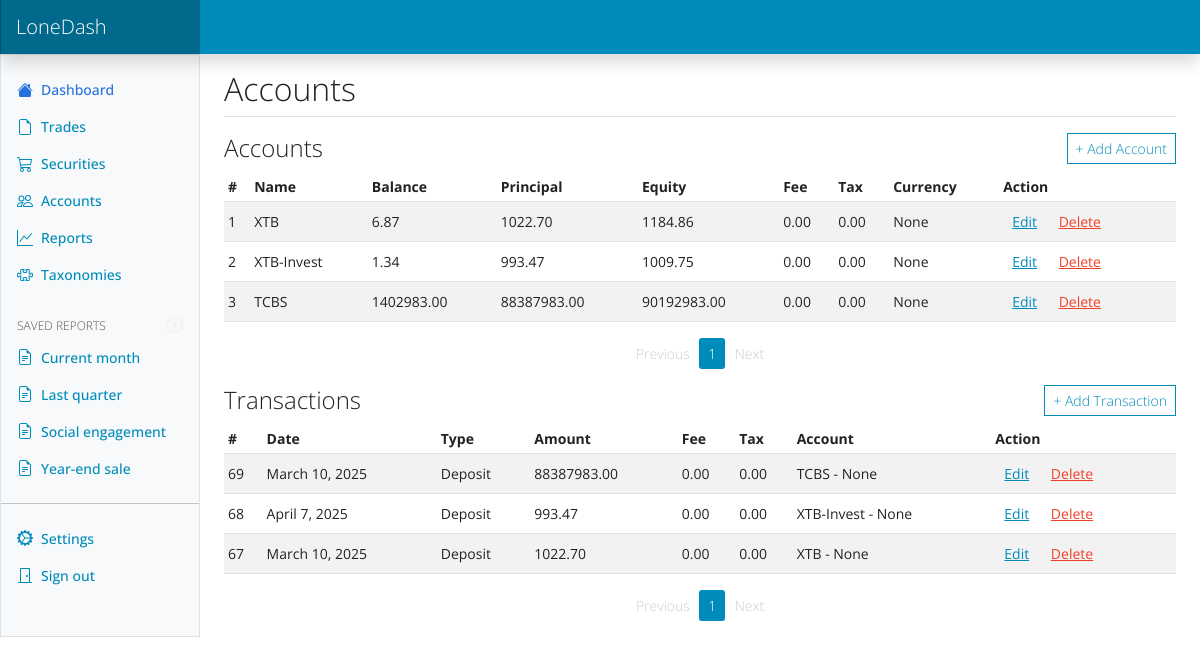
Before: /accounts/ (signed in) with the older database file.
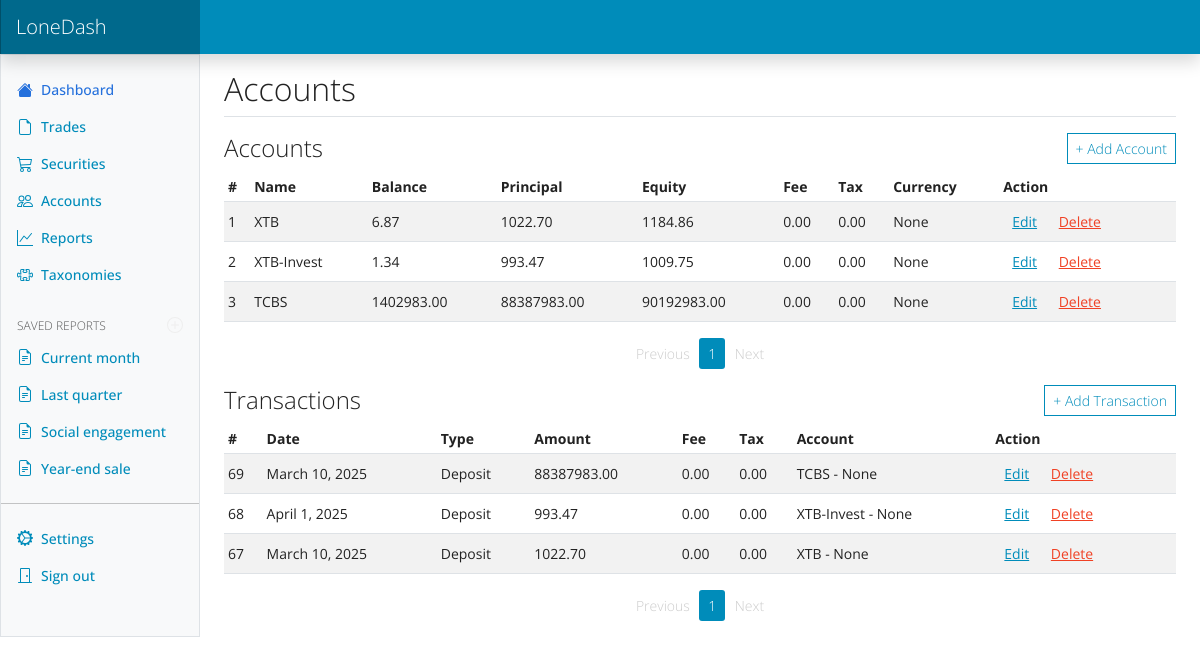
After: the same page with the newer database file.
### dash/models.py (models this page shows, shortened)
class Transaction(models.Model):
    account = models.ForeignKey(Account, on_delete=models.CASCADE, related_name='transactions')
    user = models.ForeignKey(User, on_delete=models.CASCADE, related_name='transactions')
    type = models.CharField(max_length=20, choices=[
        ('deposit', 'Deposit'),
        ('withdrawal', 'Withdrawal'),
        ('dividien', 'Dividien'),
        ('interest', 'Interest'),
        ('fee', 'Fee')
    ])
    amount = models.DecimalField(max_digits=16, decimal_places=2, default=0)
    fee = models.DecimalField(max_digits=16, decimal_places=2, default=0)
    tax = models.DecimalField(max_digits=16, decimal_places=2, default=0)
    currency = models.CharField(max_length=50, default='USD')
    date = models.DateField(default=date.today)
    description = models.TextField(blank=True)
    class Meta:
        ordering = ['-date']

class Account(models.Model):
    user = models.ForeignKey(User, on_delete=models.CASCADE, related_name='accounts')
    name = models.CharField(max_length=255)
    type = models.CharField(max_length=255, choices=[
        ('deposit', 'Deposit'),
        ('broker', 'Broker'),
    ])
    currency = models.ForeignKey(Currency, on_delete=models.PROTECT,null=True)
    active = models.BooleanField(default=True)
    description = models.TextField(blank=True)
    def __str__(self):
        return f"{self.name} - {self.currency}"
    def __init__(self, *args, **kwargs):
        super().__init__(*args, **kwargs)

### dash/views.py (the view)
# urls.py: path('accounts/', accounts_view, name='accounts'),
def accounts_view(request):
    balances_qs = AccountBalance.objects.filter(date__lte=date.today()).order_by('-date')
    accounts_list = Account.objects.filter(user=request.user).prefetch_related(
        Prefetch('balances', queryset=balances_qs, to_attr='prefetched_balances')
    ).order_by('id')
    for account in accounts_list:
        latest = next((b for b in account.prefetched_balances), None)
        account.balance = latest.balance if latest else 0
        account.principal = latest.principal if latest else 0
        account.equity = latest.equity if latest else 0
        account.fee = latest.fee if latest else 0
        account.tax = latest.tax if latest else 0
    paginator = Paginator(accounts_list, 10)  # 10 per page
    page_number = request.GET.get('page')
    accounts_page = paginator.get_page(page_number)
    transaction_list = Transaction.objects.filter(user=request.user).order_by('-id')
    transactions_paginator = Paginator(transaction_list, 10)
    transactions_page = transactions_paginator.get_page(request.GET.get('txn_page'))
    svg_content = get_icons_svg()
    return render(request, 'accounts.html', {
        'accounts': accounts_page,
        'transactions' : transactions_page,
        'icons_svg': svg_content,
    })

### dash/models.py (called while the page is built)
    @property
    def equity(self):
        return self.balance + self.float

### dash/views.py (called while the page is built)
def get_icons_svg():
    current_dir = os.path.dirname(__file__)
    svg_path = os.path.join(current_dir, 'static', 'icons', 'icons.svg')
    with open(svg_path, 'r', encoding='utf-8') as f:
        return f.read()

### dash/templates/accounts.html (shortened to what the changed rows need)
{% extends "base.html" %}
{% block content %}
<main class="col-md-9 ms-sm-auto col-lg-10 px-md-4">
  <div class="d-flex justify-content-between flex-wrap flex-md-nowrap align-items-center pt-3 pb-2 mb-3 border-bottom">
    <h2 class="mb-0">Accounts</h2>
  </div>
  <div class="table-responsive small">
    <table class="table table-striped table-sm table-hover">
      <thead>
        <tr>
          <th scope="col">#</th>
          <th scope="col">Name</th>
          <th scope="col">Balance</th>
          <th scope="col">Principal</th>
          <th scope="col">Equity</th>
          <th scope="col">Fee</th>
          <th scope="col">Tax</th>
          <th scope="col">Currency</th>
          <th scope="col">Action</th>
        </tr>
      </thead>
    </table>
  </div>
  <div class="table-responsive small">
    <table class="table table-striped table-sm table-hover">
      <thead>
        <tr>
          <th scope="col">#</th>
          <th scope="col">Date</th>
          <th scope="col">Type</th>
          <th scope="col">Amount</th>
          <th scope="col">Fee</th>
          <th scope="col">Tax</th>
          <th scope="col">Account</th>
          <th scope="col">Action</th>
        </tr>
      </thead>
      <tbody>
        {% for transaction in transactions %}
        <tr>
          <td>{{ transaction.id }}</td>
          <td>{{ transaction.date }}</td>
          <td>{{ transaction.get_type_display }}</td>
          <td>{{ transaction.amount}}</td>
          <td>{{ transaction.fee}}</td>
          <td>{{ transaction.tax}}</td>
          <td>{{ transaction.account }}</td>
          <td>
            <button class="btn btn-sm btn-link btn-edit-transaction" data-id="{{ transaction.id }} "
              data-csrf-token="{{ csrf_token }}">Edit</button>
            <button class="btn btn-sm btn-link text-danger btn-delete-transaction" data-id="{{ transaction.id }}"
              data-csrf-token="{{ csrf_token }}">Delete</button>
          </td>
        </tr>
        {% empty %}
        <tr>
          <td colspan="8" class="text-center">No transaction found.</td>
        </tr>
        {% endfor %}
      </tbody>
    </table>
  </div>
</main>
{% endblock %}
{% block page_scripts %}
{% load static %}
{% endblock %}

Changed rows visible on the page:
changed Transaction "XTB-Invest - None": date "April 7, 2025" → "April 1, 2025"
